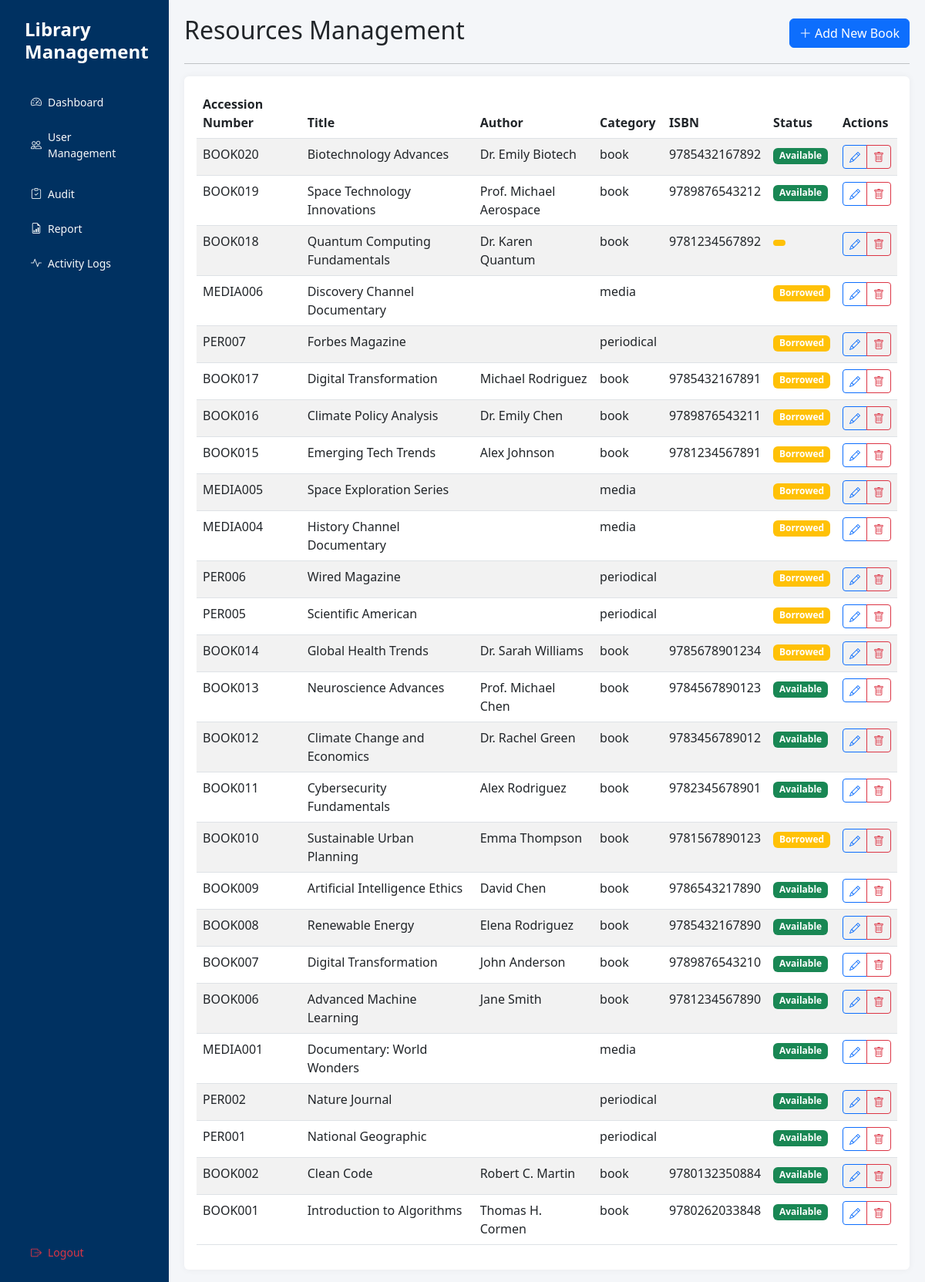
Screenshot of /interface/resources.php (signed in) with the database file from the repository.
### tables this page shows
CREATE TABLE `books` (
  `book_id` int(11) NOT NULL,
  `resource_id` int(11) NOT NULL,
  `author` varchar(100) NOT NULL,
  `isbn` varchar(13) NOT NULL,
  `publisher` varchar(100) NOT NULL,
  `edition` varchar(20) DEFAULT NULL,
  `publication_date` date DEFAULT NULL
);

CREATE TABLE `library_resources` (
  `resource_id` int(11) NOT NULL,
  `title` varchar(255) NOT NULL,
  `accession_number` varchar(20) NOT NULL,
  `category` enum('book','periodical','media') NOT NULL,
  `status` enum('available','borrowed','maintenance') DEFAULT 'available',
  `created_at` timestamp NOT NULL DEFAULT current_timestamp(),
  `updated_at` timestamp NOT NULL DEFAULT current_timestamp() ON UPDATE current_timestamp(),
  `cover_image` varchar(255) DEFAULT NULL
);

### controller/ResourceController.php (called while the page is built, shortened)
<?php
require_once '../config/Database.php';
class ResourceController {
    private $conn;
    public function __construct() {
        $database = new Database();
        $this->conn = $database->getConnection();
    }
    public function getResources($type = 'book') {
        try {
            $query = "SELECT lr.*, b.*
                     FROM library_resources lr
                     LEFT JOIN books b ON lr.resource_id = b.resource_id
                     ORDER BY lr.resource_id DESC";
            $stmt = $this->conn->prepare($query);
            $stmt->execute();
            return $stmt->fetchAll(PDO::FETCH_ASSOC);
        } catch(PDOException $e) {
            return [];
        }
    }
}

### config/Database.php (called while the page is built, shortened)
<?php
class Database {
    private $host = "localhost";
    private $port = "3306";
    private $db_name = "library";
    private $username = "root";
    private $password = "";
    public function getConnection() {
        $this->conn = null;
        try {
            $this->conn = new PDO(
                "mysql:host=" . $this->host . ";port=" . $this->port . ";dbname=" . $this->db_name,
                $this->username,
                $this->password
            );
            $this->conn->setAttribute(PDO::ATTR_ERRMODE, PDO::ERRMODE_EXCEPTION);
        } catch(PDOException $e) {
            echo "Connection Error: " . $e->getMessage();
        }
        return $this->conn;
    }
}

### interface/resources.php (the view, shortened to what this page needs)
<?php
require_once '../controller/ResourceController.php';
$resourceController = new ResourceController();
$resources = $resourceController->getResources();
?>
<!DOCTYPE html>
<html lang="en">
<head>
    <link href="https://cdnjs.cloudflare.com/ajax/libs/bootstrap/5.3.0/css/bootstrap.min.css" rel="stylesheet">
    <link href="https://cdnjs.cloudflare.com/ajax/libs/bootstrap-icons/1.7.2/font/bootstrap-icons.min.css" rel="stylesheet">
    <link href="assets/css/style.css" rel="stylesheet">
</head>
<body>
    <div class="d-flex">
        <?php include 'includes/sidebarModal.php'; ?>
        <div class="main-content flex-grow-1">
            <div class="d-flex justify-content-between align-items-center">
                <h2>Resources Management</h2>
                <button class="btn btn-primary" data-bs-toggle="modal" data-bs-target="#bookModal">
                    <i class="bi bi-plus-lg"></i> Add New Book
                </button>
            </div>
            <hr>
            <div class="card">
                <div class="card-body">
                    <div class="table-responsive">
                        <table class="table table-striped">
                            <thead>
                                <tr>
                                    <th>Accession Number</th>
                                    <th>Title</th>
                                    <th>Author</th>
                                    <th>Category</th>
                                    <th>ISBN</th>
                                    <th>Status</th>
                                    <th>Actions</th>
                                </tr>
                            </thead>
                            <tbody>
                                <?php foreach ($resources as $resource): ?>
                                <tr>
                                    <td><?php echo htmlspecialchars($resource['accession_number']); ?></td>
                                    <td><?php echo htmlspecialchars($resource['title']); ?></td>
                                    <td><?php echo htmlspecialchars($resource['author']); ?></td>
                                    <td><?php echo htmlspecialchars($resource['category']); ?></td>
                                    <td><?php echo htmlspecialchars($resource['isbn']); ?></td>
                                    <td>
                                        <span class="badge
                                        <?php
                                        echo $resource['status'] === 'available' ? 'bg-success' : 'bg-warning';
                                        ?>">
                                            <?php echo ucfirst(htmlspecialchars($resource['status'])); ?>
                                        </span>
                                    </td>
                                    <td>
                                        <div class="btn-group" role="group">
                                            <button class="btn btn-sm btn-outline-primary edit-book"
                                                    data-bs-toggle="modal"
                                                    data-bs-target="#bookModal"
                                                    data-id="<?php echo $resource['resource_id']; ?>"
                                                    data-title="<?php echo htmlspecialchars($resource['title']); ?>"
                                                    data-author="<?php echo htmlspecialchars($resource['author']); ?>"
                                                    data-isbn="<?php echo htmlspecialchars($resource['isbn']); ?>"
                                                    data-category="<?php echo htmlspecialchars($resource['category']); ?>"
                                                    data-publisher="<?php echo htmlspecialchars($resource['publisher']); ?>"
                                                    data-edition="<?php echo htmlspecialchars($resource['edition']); ?>"
                                                    data-publication-date="<?php echo htmlspecialchars($resource['publication_date']); ?>"
                                            >
                                                <i class="bi bi-pencil"></i>
                                            </button>
                                            <button class="btn btn-sm btn-outline-danger delete-book"
                                                    data-bs-toggle="modal"
                                                    data-bs-target="#deleteModal"
                                                    data-id="<?php echo $resource['resource_id']; ?>"
                                                    data-title="<?php echo htmlspecialchars($resource['title']); ?>"
                                            >
                                                <i class="bi bi-trash"></i>
                                            </button>
                                        </div>
                                    </td>
                                </tr>
                                <?php endforeach; ?>
                            </tbody>
                        </table>
                    </div>
                </div>
            </div>
        </div>
    </div>

### interface/assets/css/style.css (style rules this page uses)
.main-content { margin-left: 0px; padding: 20px; }
body { background-color: #f4f6f9; }

### interface/includes/sidebarModal.php (style rules this page uses)
.card { border: none; box-shadow: 0 0 10px rgba(0, 0, 0, 0.05); transition: transform 0.2s; }

### rows the page displays
books: resource.accession_number "BOOK020", resource.title "Biotechnology Advances", author "Dr. Emily Biotech", resource.category "book", isbn "9785432167892", resource.status "Available"
books: resource.accession_number "BOOK019", resource.title "Space Technology Innovations", author "Prof. Michael Aerospace", resource.category "book", isbn "9789876543212", resource.status "Available"
books: resource.accession_number "BOOK018", resource.title "Quantum Computing Fundamentals", author "Dr. Karen Quantum", resource.category "book", isbn "9781234567892"
library_resources: accession_number "MEDIA006", title "Discovery Channel Documentary", category "media", status "Borrowed"
library_resources: accession_number "PER007", title "Forbes Magazine", category "periodical", status "Borrowed"
books: resource.accession_number "BOOK017", resource.title "Digital Transformation", author "Michael Rodriguez", resource.category "book", isbn "9785432167891", resource.status "Borrowed"
books: resource.accession_number "BOOK016", resource.title "Climate Policy Analysis", author "Dr. Emily Chen", resource.category "book", isbn "9789876543211", resource.status "Borrowed"
books: resource.accession_number "BOOK015", resource.title "Emerging Tech Trends", author "Alex Johnson", resource.category "book", isbn "9781234567891", resource.status "Borrowed"
library_resources: accession_number "MEDIA005", title "Space Exploration Series", category "media", status "Borrowed"
library_resources: accession_number "MEDIA004", title "History Channel Documentary", category "media", status "Borrowed"
library_resources: accession_number "PER006", title "Wired Magazine", category "periodical", status "Borrowed"
library_resources: accession_number "PER005", title "Scientific American", category "periodical", status "Borrowed"
books: resource.accession_number "BOOK014", resource.title "Global Health Trends", author "Dr. Sarah Williams", resource.category "book", isbn "9785678901234", resource.status "Borrowed"
books: resource.accession_number "BOOK013", resource.title "Neuroscience Advances", author "Prof. Michael Chen", resource.category "book", isbn "9784567890123", resource.status "Available"
books: resource.accession_number "BOOK012", resource.title "Climate Change and Economics", author "Dr. Rachel Green", resource.category "book", isbn "9783456789012", resource.status "Available"
books: resource.accession_number "BOOK011", resource.title "Cybersecurity Fundamentals", author "Alex Rodriguez", resource.category "book", isbn "9782345678901", resource.status "Available"
books: resource.accession_number "BOOK010", resource.title "Sustainable Urban Planning", author "Emma Thompson", resource.category "book", isbn "9781567890123", resource.status "Borrowed"
books: resource.accession_number "BOOK009", resource.title "Artificial Intelligence Ethics", author "David Chen", resource.category "book", isbn "9786543217890", resource.status "Available"
books: resource.accession_number "BOOK008", resource.title "Renewable Energy", author "Elena Rodriguez", resource.category "book", isbn "9785432167890", resource.status "Available"
books: resource.accession_number "BOOK007", resource.title "Digital Transformation", author "John Anderson", resource.category "book", isbn "9789876543210", resource.status "Available"
books: resource.accession_number "BOOK006", resource.title "Advanced Machine Learning", author "Jane Smith", resource.category "book", isbn "9781234567890", resource.status "Available"
library_resources: accession_number "MEDIA001", title "Documentary: World Wonders", category "media", status "Available"
library_resources: accession_number "PER002", title "Nature Journal", category "periodical", status "Available"
library_resources: accession_number "PER001", title "National Geographic", category "periodical", status "Available"
books: resource.accession_number "BOOK002", resource.title "Clean Code", author "Robert C. Martin", resource.category "book", isbn "9780132350884", resource.status "Available"
books: resource.accession_number "BOOK001", resource.title "Introduction to Algorithms", author "Thomas H. Cormen", resource.category "book", isbn "9780262033848", resource.status "Available"
